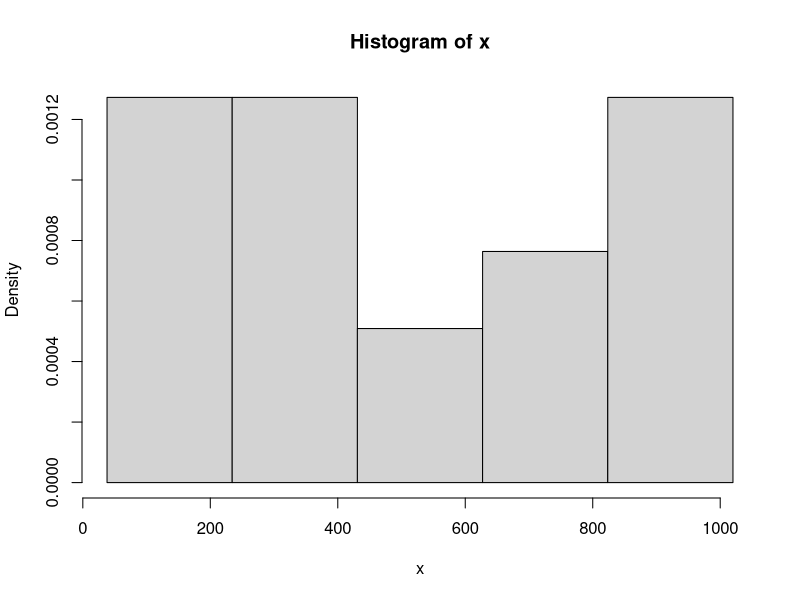
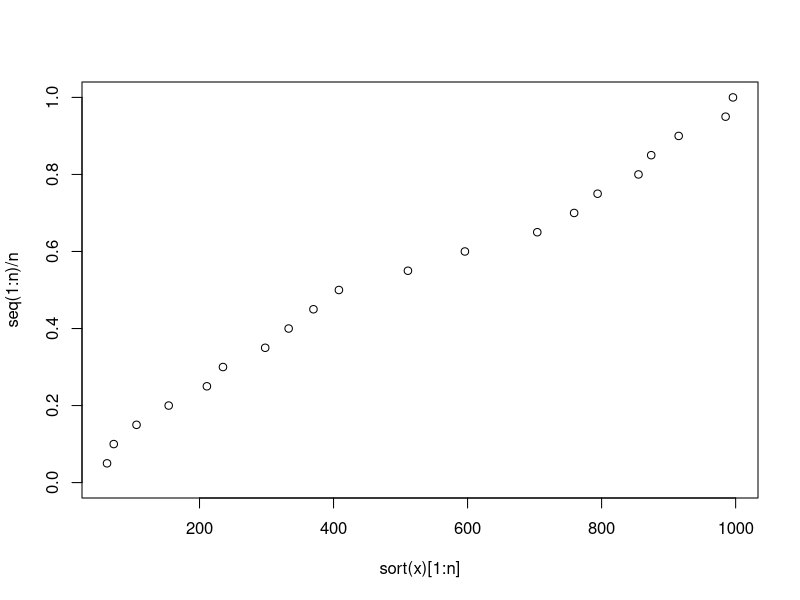
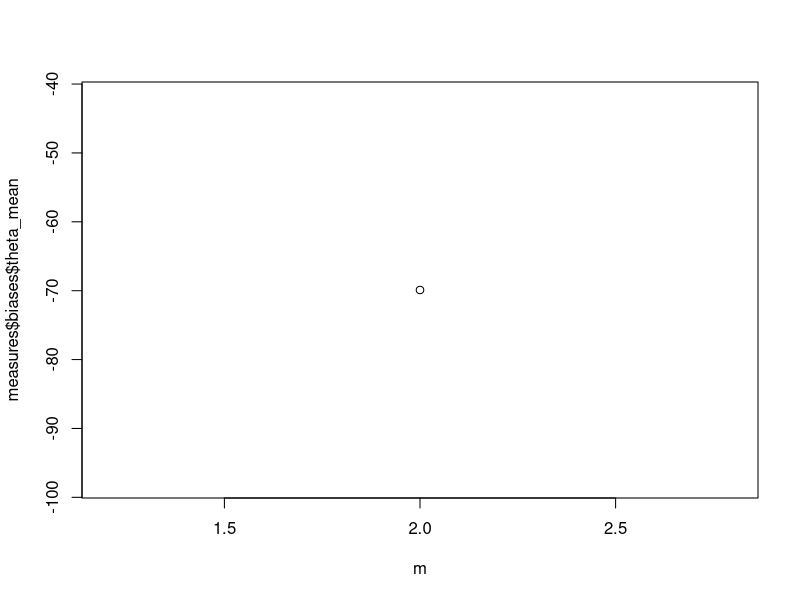
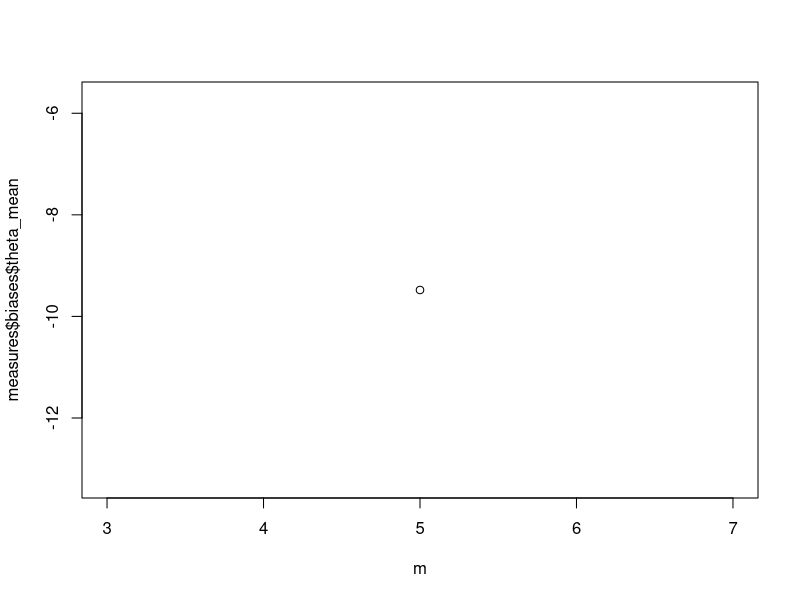
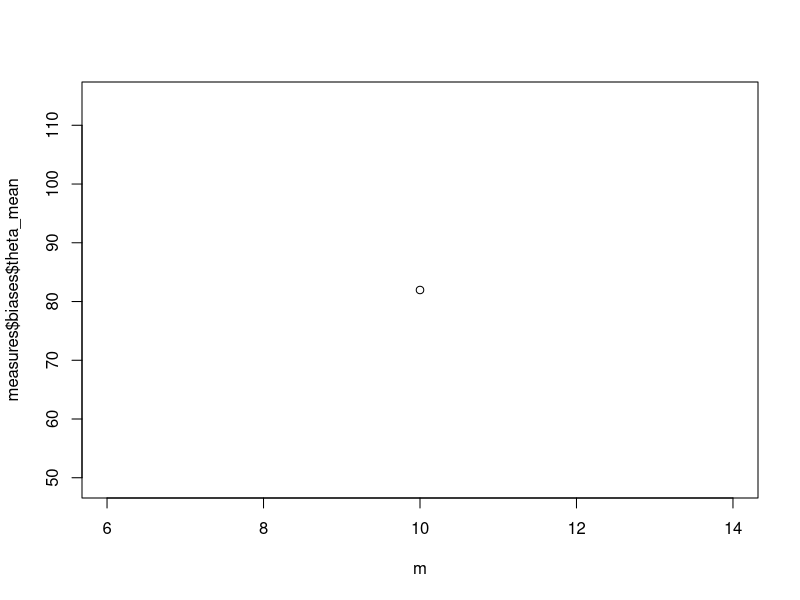

R code for these plots, in order:
#
# 1.7
#

# Histogramme
draw_hist <- function(x) {
  n = length(x)
  k = floor(1 + log2(n))
  x1_star = min(x)
  xn_star = max(x)
  a0 = floor(x1_star - 0.025 * (xn_star - x1_star))
  ak = ceiling(xn_star + 0.025 * (xn_star - x1_star))
  h = (ak - a0)/k
  hist(x, prob=T, breaks=seq(a0, ak, h))
}

# Estimations
get_estimates <- function(x) {
  xn_star = max(x)
  n = length(x)
  slope = lm(seq(1:n)/n ~ sort(x)[1:n])$coefficients[[2]]
  
  res = list(
    theta_mean = 2 * mean(x) - 1,
    theta_med = 2 * median(x) - 1,
    theta_max = xn_star,
    theta_graph = 1/slope,
    theta_best = (xn_star^(n+1) - (xn_star - 1)^(n+1))/(xn_star^n - (xn_star - 1)^n)
  )
  return(res)
}

question7 <- function() {
  theta = 1000
  n = 20
  x = sample(1:theta, n, replace=T)
  
  draw_hist(x)
  
  # Graphe de probabilite
  plot(sort(x)[1:n], seq(1:n)/n, ylim=c(0, 1))
  
  estimates = get_estimates(x)
}

question7()

#
# 1.8
#

bias_error_estimators <- function(n, m, theta) {
  biases = list(
    theta_mean = 0,
    theta_med = 0,
    theta_max = 0,
    theta_graph = 0,
    theta_best = 0
  )
  variances = list(
    theta_mean = 0,
    theta_med = 0,
    theta_max = 0,
    theta_graph = 0,
    theta_best = 0
  )
  errors = list(
    theta_mean = 0,
    theta_med = 0,
    theta_max = 0,
    theta_graph = 0,
    theta_best = 0
  )
  
  for(i in 1:m) {
    x = sample(1:theta, n, replace=T)
    estimates = get_estimates(x)
    
    for(name in names(biases)) {
      biases[[name]] = biases[[name]] + (estimates[[name]] - theta)/m
    }
  }
  
  for(name in names(errors)) {
    # EQM = variance + biais^2
    errors[[name]] = variances[[name]] + biases[[name]]^2
  }
  
  res = list(
    biases = biases,
    errors = errors
  )
  return(res)
}

question8 <- function() {
  m_vals = c(2, 5, 10)
  n_vals = c(10, 20, 40)
  theta = 1000
  n = 10
  
  for(m in m_vals) {
    measures = bias_error_estimators(n, m, theta)
    plot(m, measures$biases$theta_mean)
  }
}

question8()